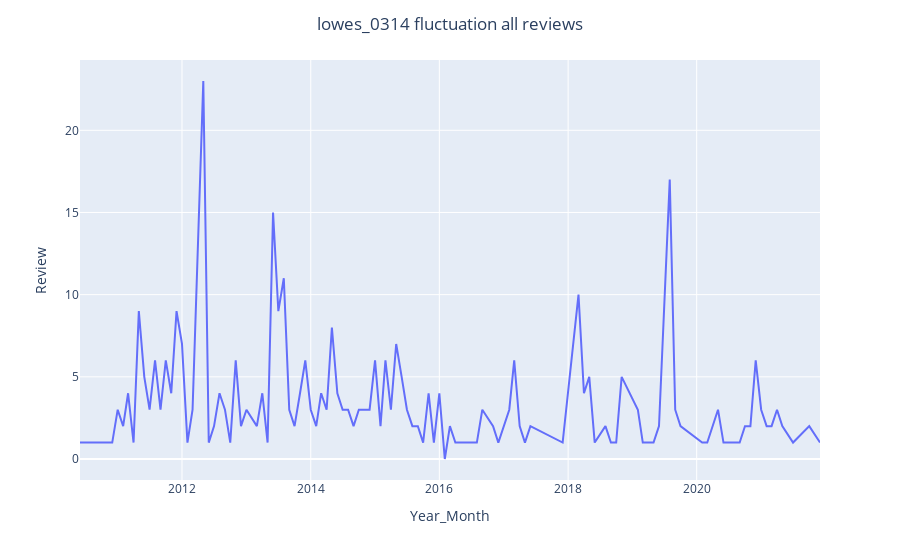

Here is the notebook cell this chart was saved with:
### Code cell
# new table for visualize the data
daily_reviews_amount = lowes_0314.groupby('Year_Month')['Review'].count().reset_index()

# visualization of the time series 
fig = px.line(daily_reviews_amount, x='Year_Month', y='Review')
fig.update_layout(title_text="lowes_0314 fluctuation all reviews", title_x=0.5)

# Show plot 
fig.show()

### Figure 1 — Plotly figure (JSON) as saved in the notebook; plotly's stock layout.template omitted (floating-point values rounded to 4 significant figures)
{"data": [{"hovertemplate": "Year_Month=%{x}<br>Review=%{y}<extra></extra>", "legendgroup": "", "line": {"color": "#636efa", "dash": "solid"}, "marker": {"symbol": "circle"}, "mode": "lines", "name": "", "orientation": "v", "showlegend": false, "type": "scatter", "x": ["2010-06", "2010-09", "2010-10", "2010-12", "2011-01", "2011-02", "2011-03", "2011-04", "2011-05", "2011-06", "2011-07", "2011-08", "2011-09", "2011-10", "2011-11", "2011-12", "2012-01", "2012-02", "2012-03", "2012-04", "2012-05", "2012-06", "2012-07", "2012-08", "2012-09", "2012-10", "2012-11", "2012-12", "2013-01", "2013-03", "2013-04", "2013-05", "2013-06", "2013-07", "2013-08", "2013-09", "2013-10", "2013-11", "2013-12", "2014-01", "2014-02", "2014-03", "2014-04", "2014-05", "2014-06", "2014-07", "2014-08", "2014-09", "2014-10", "2014-12", "2015-01", "2015-02", "2015-03", "2015-04", "2015-05", "2015-06", "2015-07", "2015-08", "2015-09", "2015-10", "2015-11", "2015-12", "2016-01", "2016-02", "2016-03", "2016-04", "2016-06", "2016-07", "2016-08", "2016-09", "2016-11", "2016-12", "2017-01", "2017-02", "2017-03", "2017-04", "2017-05", "2017-06", "2017-12", "2018-03", "2018-04", "2018-05", "2018-06", "2018-08", "2018-09", "2018-10", "2018-11", "2019-02", "2019-03", "2019-05", "2019-06", "2019-08", "2019-09", "2019-10", "2020-02", "2020-03", "2020-05", "2020-06", "2020-08", "2020-09", "2020-10", "2020-11", "2020-12", "2021-01", "2021-02", "2021-03", "2021-04", "2021-05", "2021-07", "2021-10", "2021-12"], "xaxis": "x", "y": [1, 1, 1, 1, 3, 2, 4, 1, 9, 5, 3, 6, 3, 6, 4, 9, 7, 1, 3, 13, 23, 1, 2, 4, 3, 1, 6, 2, 3, 2, 4, 1, 15, 9, 11, 3, 2, 4, 6, 3, 2, 4, 3, 8, 4, 3, 3, 2, 3, 3, 6, 2, 6, 3, 7, 5, 3, 2, 2, 1, 4, 1, 4, 0, 2, 1, 1, 1, 1, 3, 2, 1, 2, 3, 6, 2, 1, 2, 1, 10, 4, 5, 1, 2, 1, 1, 5, 3, 1, 1, 2, 17, 3, 2, 1, 1, 3, 1, 1, 1, 2, 2, 6, 3, 2, 2, 3, 2, 1, 2, 1], "yaxis": "y"}], "layout": {"legend": {"tracegroupgap": 0}, "margin": {"t": 60}, "title": {"text": "lowes_0314 fluctuation all reviews", "x": 0.5}, "xaxis": {"anchor": "y", "domain": [0, 1], "title": {"text": "Year_Month"}}, "yaxis": {"anchor": "x", "domain": [0, 1], "title": {"text": "Review"}}}}
